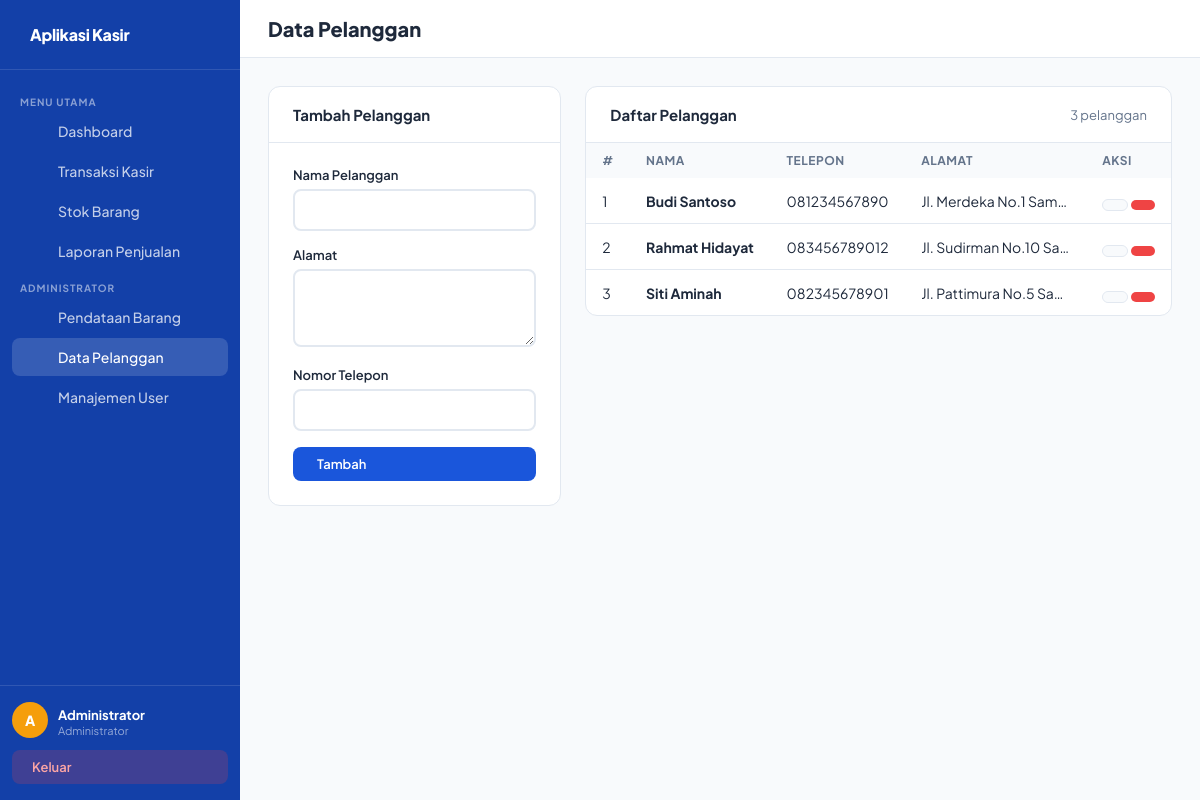
/pages/pelanggan.php (signed in), run on the app's committed database.
### tables this page shows
CREATE TABLE `pelanggan` (
  `PelangganID` int NOT NULL,
  `NamaPelanggan` varchar(255) NOT NULL,
  `Alamat` text,
  `NomorTelepon` varchar(15) DEFAULT NULL
);

### config/database.php (called while the page is built, shortened)
<?php
class Database {
    private static $instance = null;
    private $conn;
    private function __construct() {
        $this->conn = new mysqli(DB_HOST, DB_USER, DB_PASS, DB_NAME);
        $this->conn->set_charset("utf8mb4");
    }
    public static function getInstance(): Database {
        if (!self::$instance) {
            self::$instance = new Database();
        }
        return self::$instance;
    }
    public function getConn(): mysqli {
        return $this->conn;
    }
}
?>

### classes/Pelanggan.php (called while the page is built, shortened)
<?php
require_once __DIR__ . '/../config/database.php';
class Pelanggan {
    private $conn;
    public function __construct() {
        $this->conn = Database::getInstance()->getConn();
    }
    public function getAll(): array {
        return $this->conn->query("SELECT * FROM pelanggan ORDER BY NamaPelanggan")
                          ->fetch_all(MYSQLI_ASSOC);
    }
}

### pages/pelanggan.php (the view, shortened to what this page needs)
<?php
require_once '../classes/Pelanggan.php';
$pelangganObj = new Pelanggan();
$edit = null;
$list = $pelangganObj->getAll();
include '../includes/header.php';
?>
<div class="topbar"><h1><i class="ph-bold ph-users"></i> Data Pelanggan</h1></div>
<div class="content">
<div style="display:grid;grid-template-columns:1fr 2fr;gap:24px;align-items:start">
  <div class="card">
    <div class="card-header"><h2><?= $edit ? '<i class="ph-bold ph-pencil-simple"></i> Edit Pelanggan' : '<i class="ph-bold ph-plus"></i> Tambah Pelanggan' ?></h2></div>
    <div class="card-body">
    <form method="POST">
      <div class="form-group">
        <label>Nama Pelanggan</label>
        <input type="text" name="nama" class="form-control" required
               value="<?= htmlspecialchars($edit['NamaPelanggan'] ?? '') ?>">
      </div>
      <div class="form-group">
        <label>Alamat</label>
        <textarea name="alamat" class="form-control" rows="3"
                  style="resize:vertical"><?= htmlspecialchars($edit['Alamat'] ?? '') ?></textarea>
      </div>
      <div class="form-group">
        <label>Nomor Telepon</label>
        <input type="text" name="telepon" class="form-control"
               value="<?= htmlspecialchars($edit['NomorTelepon'] ?? '') ?>">
      </div>
      <?php if ($edit): ?>
        <button name="update" class="btn btn-primary" style="width:100%"><i class="ph-bold ph-floppy-disk"></i> Update</button>
        <a href="pelanggan.php" class="btn btn-secondary" style="width:100%;margin-top:8px;text-align:center;display:block">Batal</a>
      <?php else: ?>
        <button name="simpan" class="btn btn-primary" style="width:100%"><i class="ph-bold ph-plus"></i> Tambah</button>
      <?php endif; ?>
    </form>
    </div>
  </div>
  <div class="card">
    <div class="card-header">
      <h2>Daftar Pelanggan</h2>
      <span style="font-size:13px;color:var(--muted)"><?= count($list) ?> pelanggan</span>
    </div>
    <table>
      <thead>
        <tr><th>#</th><th>Nama</th><th>Telepon</th><th>Alamat</th><th>Aksi</th></tr>
      </thead>
      <tbody>
      <?php if (empty($list)): ?>
        <tr><td colspan="5" style="text-align:center;padding:24px;color:var(--muted)">Belum ada data pelanggan.</td></tr>
      <?php else: ?>
        <?php foreach ($list as $i => $p): ?>
          <tr>
            <td><?= $i + 1 ?></td>
            <td><strong><?= htmlspecialchars($p['NamaPelanggan']) ?></strong></td>
            <td><?= htmlspecialchars($p['NomorTelepon'] ?: '-') ?></td>
            <td style="max-width:180px;overflow:hidden;text-overflow:ellipsis;white-space:nowrap">
              <?= htmlspecialchars($p['Alamat'] ?: '-') ?>
            </td>
            <td>
              <a href="?edit=<?= $p['PelangganID'] ?>" class="btn btn-secondary btn-sm"><i class="ph-bold ph-pencil-simple"></i></a>
              <a href="?hapus=<?= $p['PelangganID'] ?>" class="btn btn-danger btn-sm"
                 onclick="return confirm('Hapus pelanggan ini?')"><i class="ph-bold ph-trash"></i></a>
            </td>
          </tr>
        <?php endforeach; ?>
      <?php endif; ?>
      </tbody>
    </table>
  </div>
</div>
</div>
<?php include '../includes/footer.php'; ?>

### includes/header.php (style rules this page uses)
*, *::before, *::after { box-sizing: border-box; margin: 0; padding: 0; }
:root { --brand: #1a56db; --brand-dark: #1340a8; --brand-light: #eff6ff; --accent: #f59e0b; --bg: #f8fafc; --white: #fff; --text: #1e293b; --muted: #64748b; --border: #e2e8f0; --danger: #ef4444; --success: #10b981; --warning: #f59e0b; --sidebar-w: 240px; --radius: 12px; }
body { font-family: 'Plus Jakarta Sans', sans-serif; background: var(--bg); color: var(--text); display: flex; min-height: 100vh; }
.topbar { background: var(--white); border-bottom: 1px solid var(--border); padding: 16px 28px; display: flex; align-items: center; justify-content: space-between; }
.topbar h1 { font-size: 20px; font-weight: 800; }
.content { padding: 28px; flex: 1; }
.card { background: var(--white); border-radius: var(--radius); border: 1px solid var(--border); overflow: hidden; }
.card-header { padding: 18px 24px; border-bottom: 1px solid var(--border); display: flex; align-items: center; justify-content: space-between; }
.card-header h2 { font-size: 15px; font-weight: 700; }
.card-body { padding: 24px; }
table { width: 100%; border-collapse: collapse; font-size: 14px; }
th { background: var(--bg); padding: 10px 16px; text-align: left; font-size: 12px; font-weight: 700; color: var(--muted); text-transform: uppercase; letter-spacing: .5px; }
td { padding: 12px 16px; border-bottom: 1px solid var(--border); vertical-align: middle; }
tr:last-child td { border-bottom: none; }
.btn { display: inline-flex; align-items: center; gap: 6px; padding: 9px 18px; border-radius: 8px; font-family: inherit; font-size: 13px; font-weight: 600; cursor: pointer; border: none; text-decoration: none; transition: all .15s; }
.btn-primary { background: var(--brand); color: #fff; }
.btn-danger { background: var(--danger); color: #fff; }
.btn-secondary { background: var(--bg); color: var(--text); border: 1px solid var(--border); }
.btn-sm { padding: 5px 12px; font-size: 12px; border-radius: 6px; }
.form-group { margin-bottom: 16px; }
.form-group label { display: block; font-size: 13px; font-weight: 600; margin-bottom: 6px; }
.form-control { width: 100%; padding: 10px 14px; border: 2px solid var(--border); border-radius: 8px; font-family: inherit; font-size: 14px; outline: none; transition: border .2s; }

### data on the page
pelanggan: NamaPelanggan "Budi Santoso", NomorTelepon "081234567890", Alamat "Jl. Merdeka No.1 Sam…"
pelanggan: NamaPelanggan "Rahmat Hidayat", NomorTelepon "083456789012", Alamat "Jl. Sudirman No.10 Sa…"
pelanggan: NamaPelanggan "Siti Aminah", NomorTelepon "082345678901", Alamat "Jl. Pattimura No.5 Sa…"

### other printed values
substr($nama,0,1) "A"
$nama "Administrator"
$role "Administrator"
count($list) "3"
